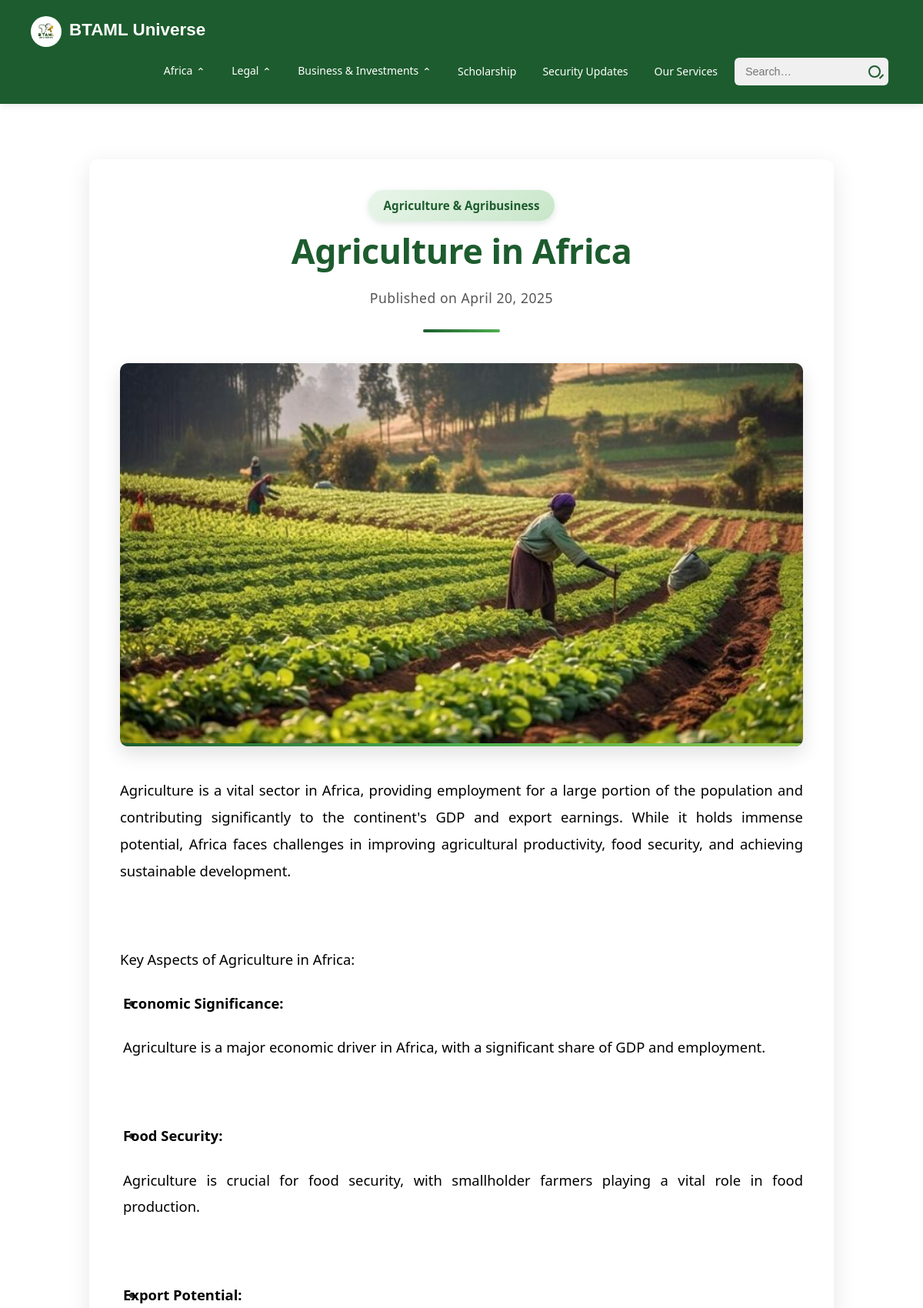
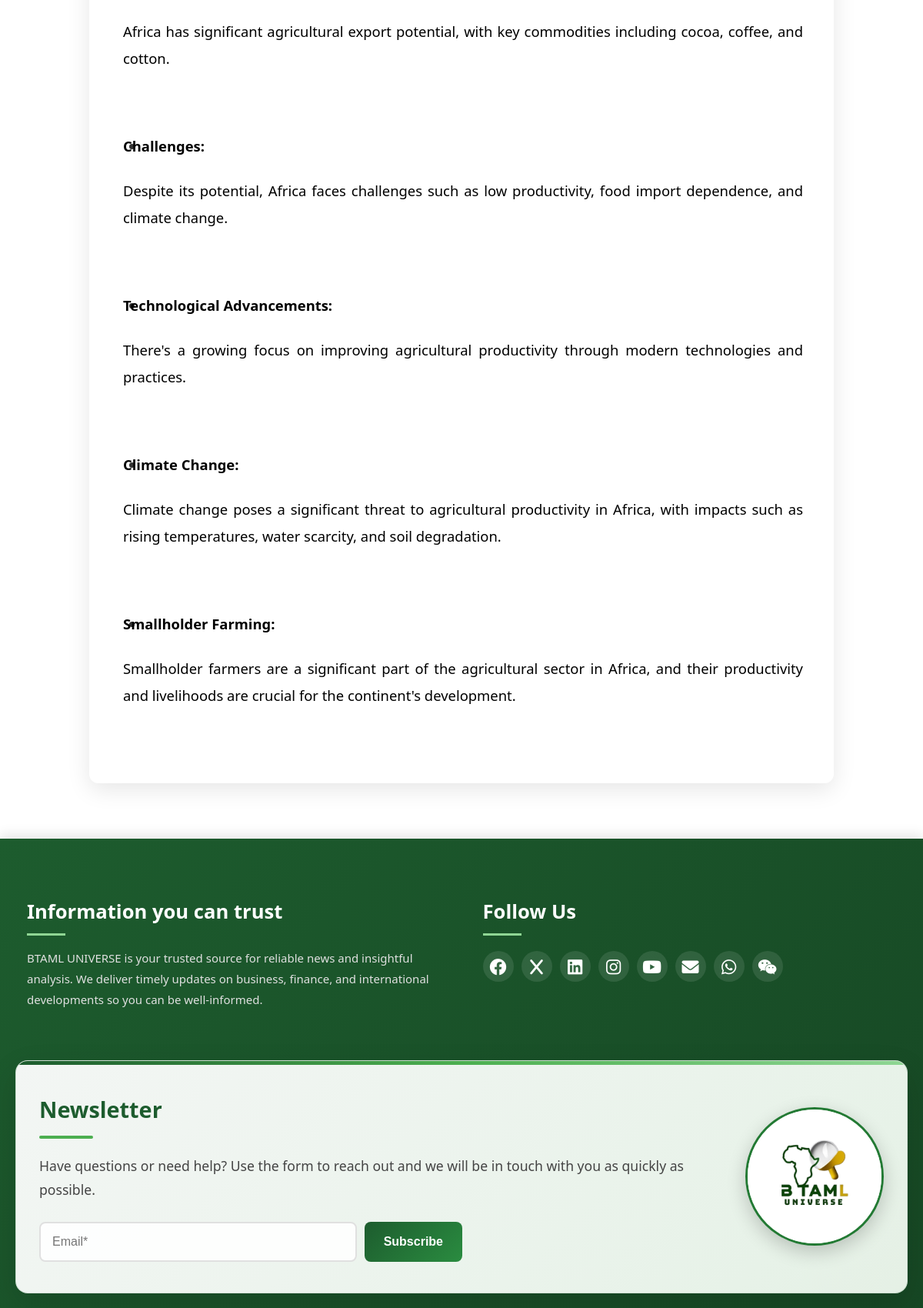
The app's page /business/article/1/ (upper part) with its own data (2 pictures, top to bottom).
### main/models.py (models this page shows, shortened)
class BusinessArticle(models.Model):
    title = models.CharField(max_length=255)
    category = models.CharField(
        max_length=20,
        choices=BUSINESS_CATEGORIES,
        help_text='Select the business category'
    )
    published_date = models.DateField(auto_now_add=True)
    thumbnail = models.ImageField(
        upload_to='business/thumbnails/',
        blank=True,
        null=True
    )
    body = CKEditor5Field('Text', config_name='default')
    related = models.ManyToManyField('self', blank=True)

### main/views.py (the view)
# urls.py: path('business/article/<int:pk>/', views.business_detail, name='business_detail'),
def business_detail(request, pk):
    article = get_object_or_404(BusinessArticle, pk=pk)
    related = article.related.exclude(pk=pk)[:3]
    return render(request, 'main/business_detail.html', {
        'article': article,
        'related_articles': related})

### main/templates/main/business_detail.html (shortened to what this page needs)
{% extends 'main/base.html' %}
{% block content %}
<div class="container business-container py-5">
  <article class="business-article">
    <header class="business-header">
      <span class="category-badge">{{ article.get_category_display }}</span>
      <h1 class="business-title">{{ article.title }}</h1>
      <p class="publish-date">Published on {{ article.published_date|date:"F j, Y" }}</p>
    </header>
    {% if article.thumbnail %}
      <div class="featured-image-container">
        <img src="{{ article.thumbnail.url }}" class="featured-image" alt="{{ article.title }}">
      </div>
    {% endif %}
    <div class="article-body">
      {{ article.body|safe }}
    </div>
  </article>
</div>
{% endblock %}

### static/css/business.css (style rules this page uses)
.business-header { text-align: center; max-width: 900px; margin: 0 auto 60px; position: relative; z-index: 1; padding: 0 20px; }
.business-header p { font-size: 1.1rem; color: #555; line-height: 1.8; }

### main/templates/main/business_detail.html (style rules this page uses)
.business-container { max-width: 1000px; margin: 0 auto; padding: 2rem 1rem; }
.business-article { border-radius: 12px; box-shadow: 0 8px 30px rgba(0, 0, 0, 0.1); background-color: #fff; overflow: hidden; padding: 2.5rem; position: relative; }
.business-header { text-align: center; margin-bottom: 2.5rem; position: relative; padding-bottom: 1.8rem; }
.business-header::after { content: ''; position: absolute; width: 100px; height: 4px; background: linear-gradient(90deg, #1D5C2E, #4CAF50); bottom: 0; left: 50%; transform: translateX(-50%); border-radius: 2px; }
.business-title { color: #1D5C2E; font-weight: 800; margin-bottom: 1.2rem; font-size: 2.8rem; line-height: 1.2; letter-spacing: -0.5px; }
.category-badge { display: inline-block; background: linear-gradient(135deg, #e8f5e9, #c8e6c9); color: #1D5C2E; padding: 0.5rem 1.2rem; border-radius: 50px; font-weight: 600; font-size: 0.95rem; margin-bottom: 0.75rem; border: none; box-shadow: 0 3px 8px rgba(29, 92, 46, 0.15); position: relative; transition: all 0.3s ease; }
.publish-date { color: #6c757d; font-size: 1.05rem; font-weight: 500; letter-spacing: 0.5px; margin-top: 0.5rem; }
.featured-image-container { margin-bottom: 2.5rem; border-radius: 10px; overflow: hidden; box-shadow: 0 10px 25px rgba(0, 0, 0, 0.12); position: relative; }
.featured-image { width: 100%; max-height: 550px; object-fit: cover; display: block; transition: transform 0.6s ease; }
.featured-image-container::after { content: ''; position: absolute; bottom: 0; left: 0; width: 100%; height: 4px; background: linear-gradient(90deg, #1D5C2E, #4CAF50, #8BC34A); }
.article-body { font-size: 1.15rem; line-height: 1.9; color: #333; text-align: justify; margin-bottom: 3.5rem; }
.article-body p { margin-bottom: 1.4rem; }
.article-body ul, .article-body ol { padding-left: 2rem; margin-bottom: 1.8rem; }
.article-body li { margin-bottom: 0.5rem; }

### records on screen
BusinessArticle: category "Agriculture & Agribusiness", title "Agriculture in Africa", published_date "April 20, 2025", thumbnail (picture), body "Agriculture is a vital sector in Africa, providing employment for a large portion of the population and contributing significantly to the continent's GDP and export earnings. While it holds immense potential, Africa faces challenges in improving agricultural productivity, food security, and achieving sustainable development. Key Aspects of Agriculture in Africa: Economic Significance: Agriculture is a major economic driver in Africa, with a significant share of GDP and employment. Food Security: Agriculture is crucial for food security, with smallholder farmers playing a vital role in food production. Export Potential: Africa has significant agricultural export potential, with key…"
